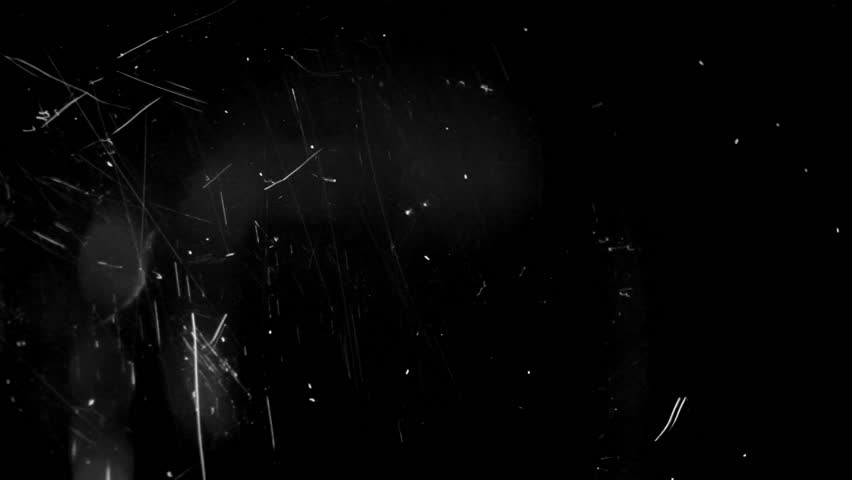
%> input picture img1.jpg, 852 x 480 px
$ octave LabTask2.m   (GNU Octave 9; MATLAB toolbox functions it lacks are replaced by stand-ins)
%> lines starting %> are read from the running program, lines starting %| are printed output that depends on the picture
clc;
clear all
close all
addpath('images/');
img = imread('C:\Users\user\Desktop\img1.jpg');
%> img is the input picture: size 480x852x3 uint8; min 0, max 246, mean 6
imshow(img)
imrsz1 =imresize(img,[256,256]);
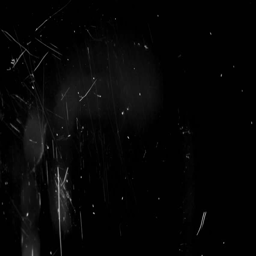
%> imrsz1: size 256x256x3 uint8; min 0, max 191, mean 6
imrsz2=imresize(img,[128,128]);
imrsz3=imresize(img,[64,64]);
imrsz4=imresize(img,[32,32]);
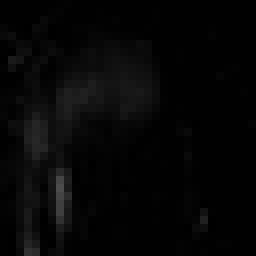
%> imrsz4: size 32x32x3 uint8 (shown 8 times larger); min 0, max 76, mean 6
imrsz5=imresize(img,[16,16]);
imrsz6=imresize(img,[8,8]);
imrsz7=imresize(img,[4,4]);
subplot(3,3,1),imshow(imrsz2),title('image1');
subplot(3,3,2),imshow(imrsz3),title('image2');
subplot(3,3,3),imshow(imrsz4),title('image3');
subplot(3,3,4),imshow(imrsz5),title('image4');
subplot(3,3,5),imshow(imrsz6),title('image5');
subplot(3,3,6),imshow(imrsz7),title('image6');
%> after `title('image6')`:
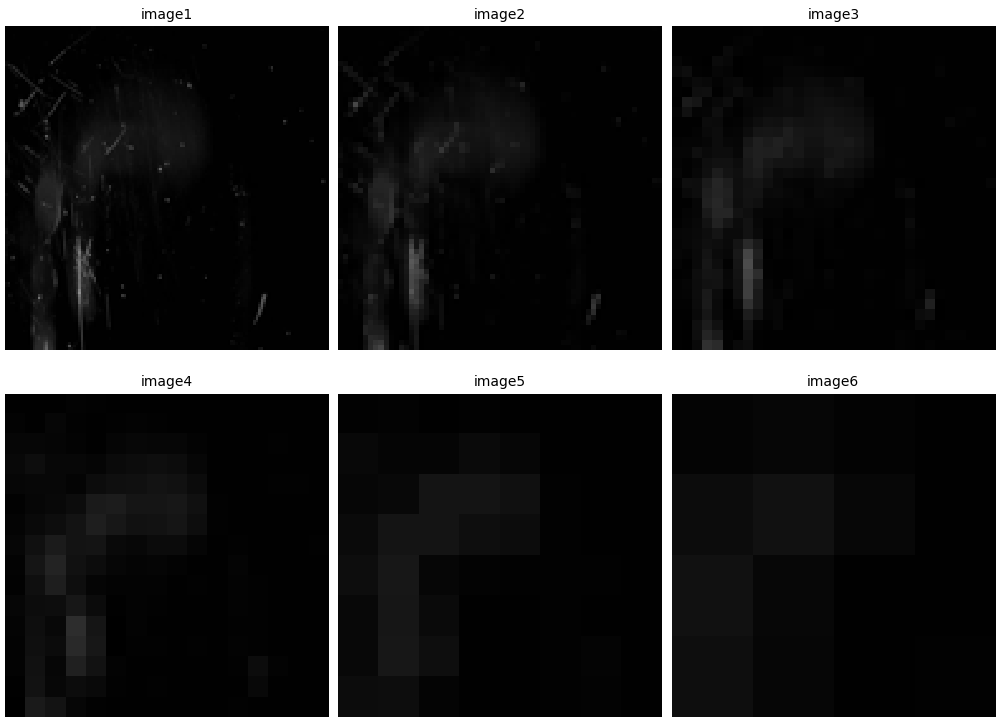
%> figure redrawn from the program's plot data, 6 panels

$ run again, with img2.jpg copied over img1.jpg
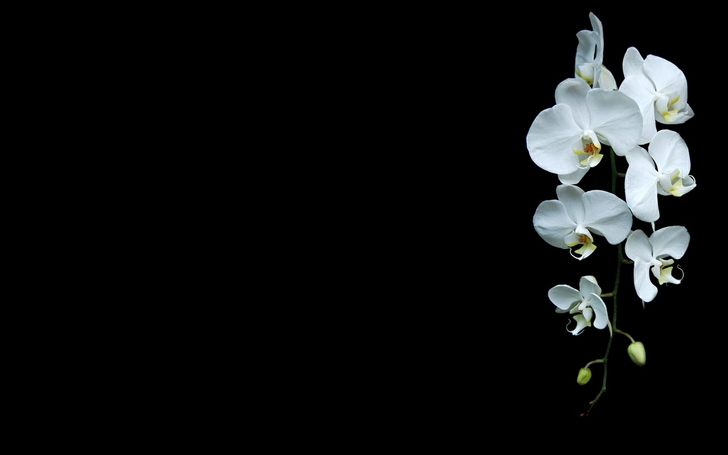
%> input picture img2.jpg, 728 x 455 px
%> img is the input picture: size 455x728x3 uint8; mean R, G, B 15.3, 16.7, 16.9
%> `imrsz3=imresize(img,[64,64]);`:
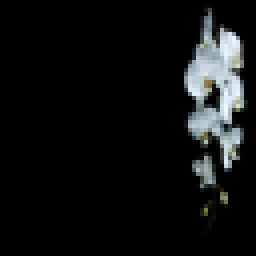
%> imrsz3: size 64x64x3 uint8 (shown 4 times larger); mean R, G, B 15.4, 16.8, 17
%> `imrsz4=imresize(img,[32,32]);`:
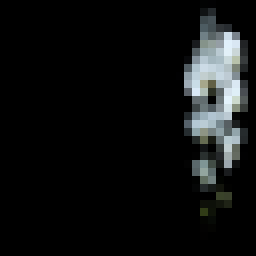
%> imrsz4: size 32x32x3 uint8 (shown 8 times larger); mean R, G, B 15.5, 17, 17.1

$ run again, with img3.jpg copied over img1.jpg
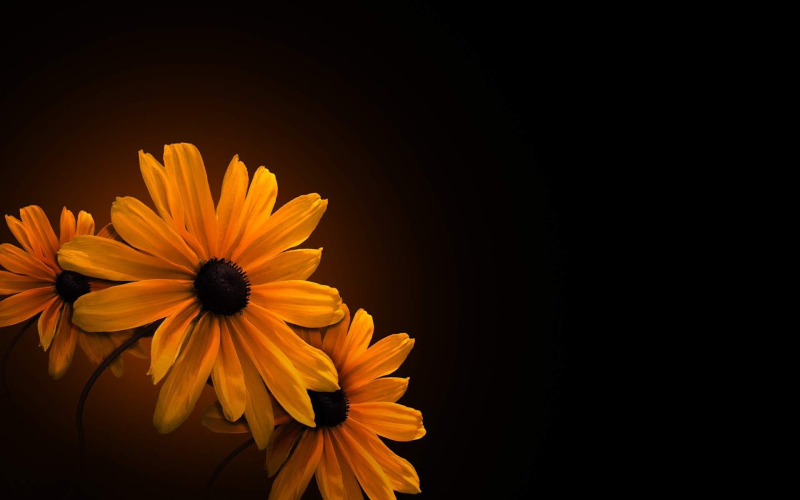
%> input picture img3.jpg, 1600 x 1000 px (shown at 1/2 size)
%> img is the input picture: size 1000x1600x3 uint8; mean R, G, B 43.6, 19.9, 1.5
%> `imrsz3=imresize(img,[64,64]);`:
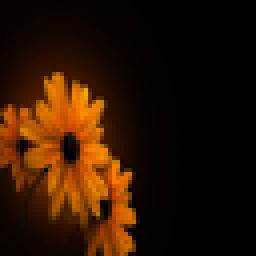
%> imrsz3: size 64x64x3 uint8 (shown 4 times larger); mean R, G, B 43.6, 19.9, 1.5
%> `imrsz4=imresize(img,[32,32]);`:
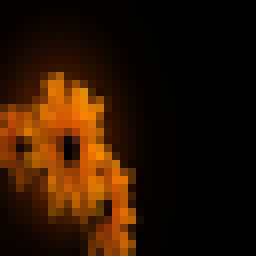
%> imrsz4: size 32x32x3 uint8 (shown 8 times larger); mean R, G, B 43.7, 19.9, 1.5

$ run again, with img4.jpg copied over img1.jpg
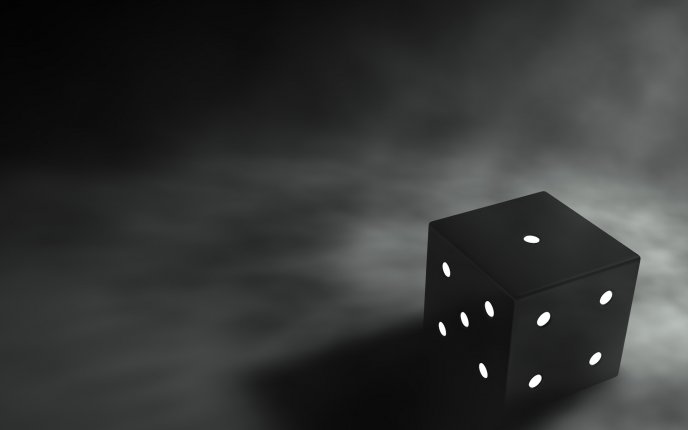
%> input picture img4.jpg, 688 x 430 px
%> img is the input picture: size 430x688x3 uint8; mean R, G, B 51.8, 53.3, 52.5
%> `imrsz1 =imresize(img,[256,256]);`:
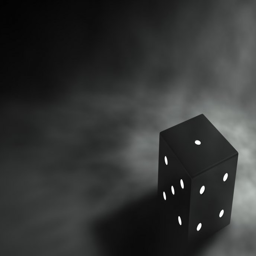
%> imrsz1: size 256x256x3 uint8; mean R, G, B 51.8, 53.3, 52.5
%> `imrsz4=imresize(img,[32,32]);`:
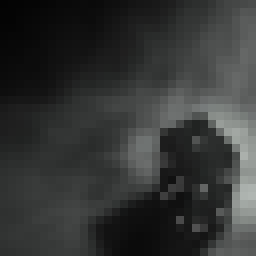
%> imrsz4: size 32x32x3 uint8 (shown 8 times larger); mean R, G, B 51.8, 53.3, 52.5
